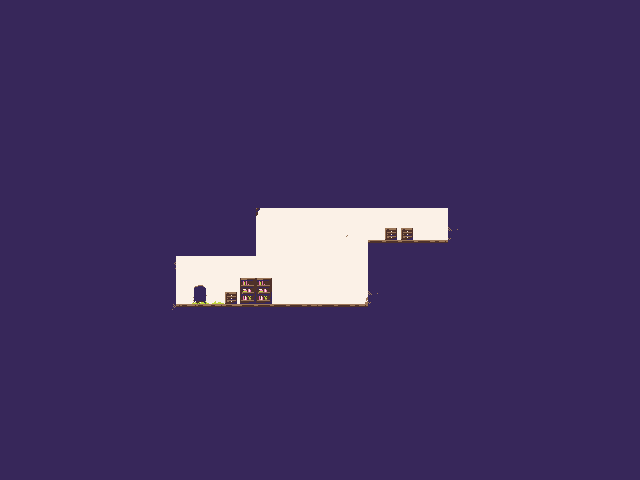

Below is a game level as drawn by its tile map, then a one-line description and the .tmx that defines it (tile-layer data replaced by summaries):
An orthogonal 40x30 tile map with 16x16 px tiles, 3 tile layers (under, main, over) and 15 objects (13x crate, beginning2, egg).

<map version="1.0" orientation="orthogonal" renderorder="right-down" width="40" height="30" tilewidth="16" tileheight="16">
 <tileset firstgid="1" name="tiles" tilewidth="16" tileheight="16">
  <image source="../image/tiles.png" width="512" height="512" />
 </tileset>
 <layer name="under" width="40" height="30">
  <data>[1200 cells, 67 non-empty, 7 distinct tile ids]</data>
 </layer>
 <layer name="main" width="40" height="30">
  <data>[1200 cells, 1133 non-empty, 8 distinct tile ids]</data>
 </layer>
 <layer name="over" width="40" height="30">
  <data>[1200 cells, 4 non-empty, 4 distinct tile ids]</data>
 </layer>
 <objectgroup name="entities">
  <object name="door" type="beginning2" x="194.667" y="284.667" width="12" height="18.3333" />
  <object name="crate" x="297.583" y="283.333" width="11" height="11" />
  <object name="crate" x="295.5" y="271.5" width="11" height="11" />
  <object name="crate" x="298.917" y="293.583" width="11" height="11" />
  <object name="crate" x="297.5" y="258.833" width="11" height="11" />
  <object name="crate" x="298.833" y="246.833" width="11" height="11" />
  <object name="crate" x="313.5" y="293.833" width="11" height="11" />
  <object name="crate" x="303.5" y="233.833" width="11" height="11" />
  <object name="crate" x="309.5" y="280.833" width="11" height="11" />
  <object name="crate" x="294.591" y="221.106" width="11" height="11" />
  <object name="crate" x="356.25" y="293.333" width="11" height="11" />
  <object name="crate" x="356.75" y="281.833" width="11" height="11" />
  <object name="crate" x="344" y="292.833" width="11" height="11" />
  <object name="crate" x="356.5" y="269.833" width="11" height="11" />
  <object name="egg" x="431.833" y="227.006" width="8.58337" height="9.6667" />
 </objectgroup>
</map>
